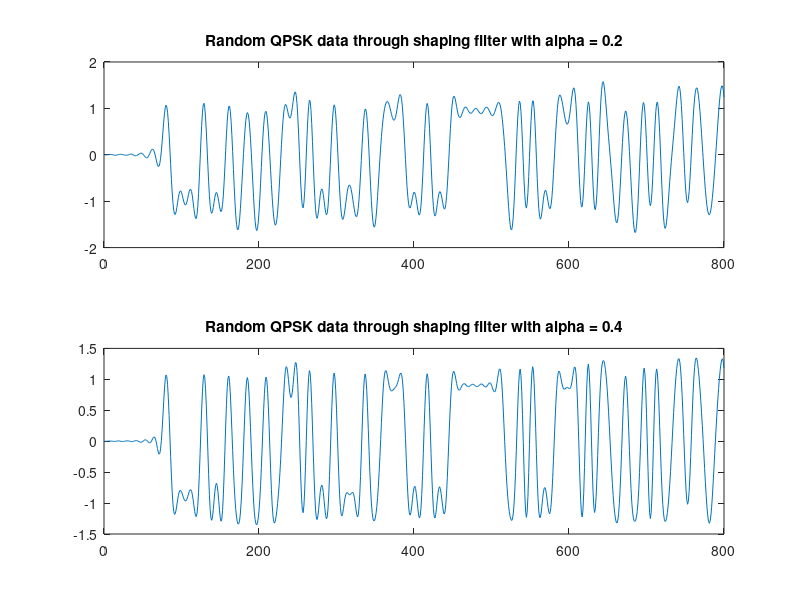

Here is the MATLAB script that generated this plot: (Note: this script raises an error after producing the figure.)
clear
load workspace
close all

N = 1000;
x0 = ((floor(2*rand(1,N))-0.5)/0.5)+j*((floor(2*rand(1,N))-0.5)/0.5);
x1 = zeros(1, 8*N);
x1(1:8:8*N) = x0;
x1 = filter(h1,1,x1);
subplot(2,1,1)
plot(real(x1(1:800)))
title('Random QPSK data through shaping filter with alpha = 0.2')

x2 = zeros(1, 8*N);
x2(1:8:8*N) = x0;
x2 = filter(h2,1,x2);
subplot(2,1,2)
plot(real(x2(1:800)))
title('Random QPSK data through shaping filter with alpha = 0.4')
save('workspace.mat')
